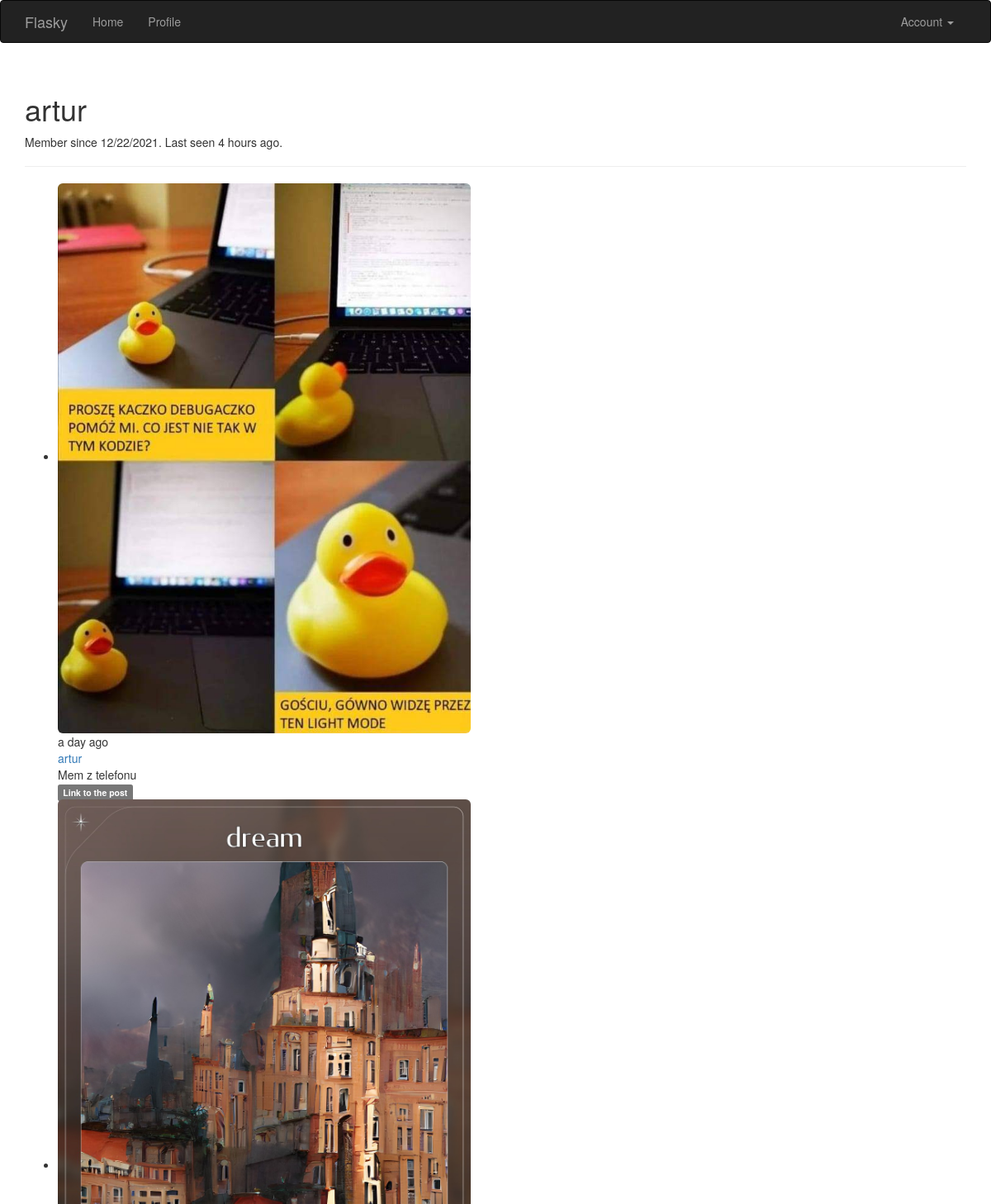
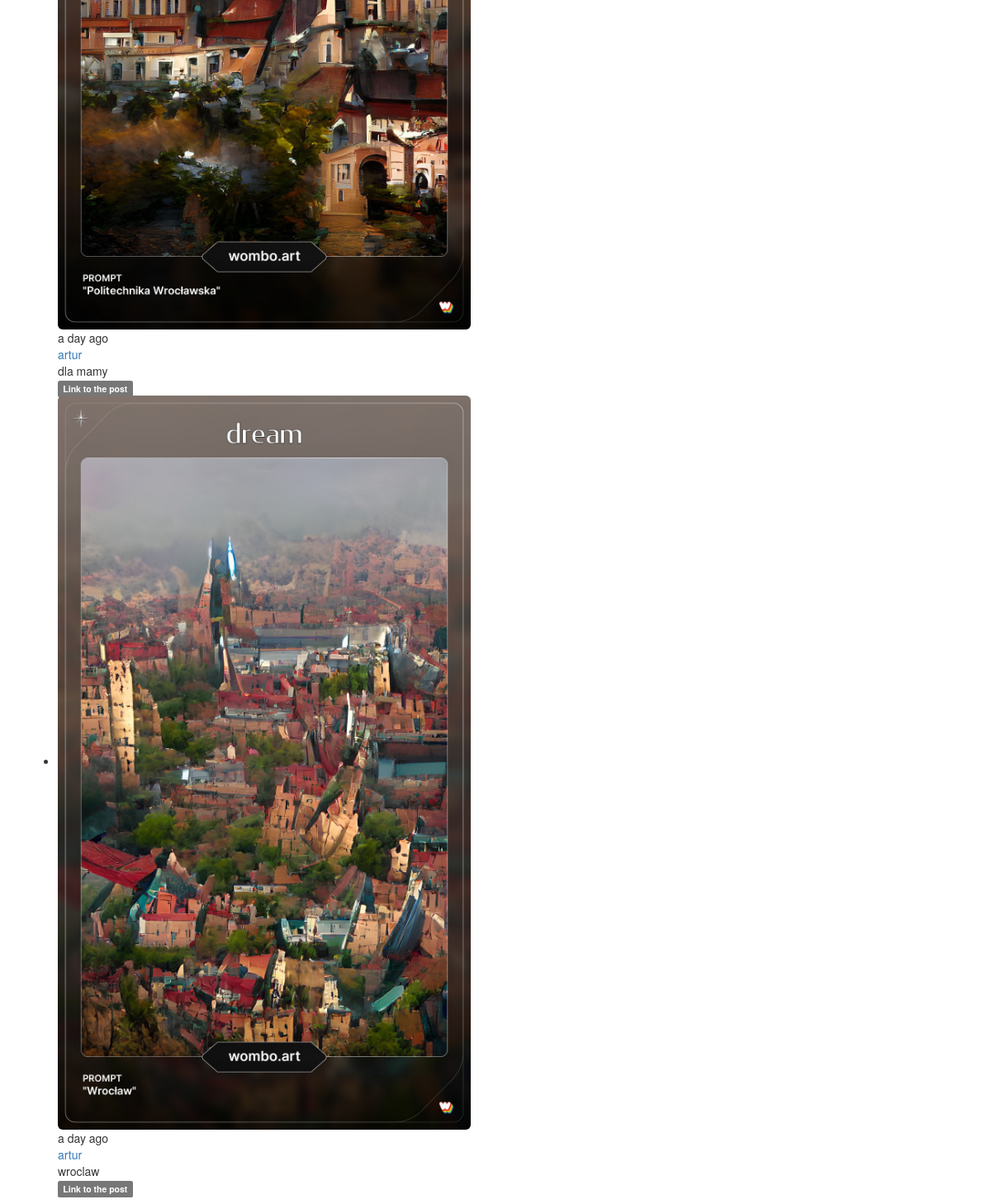
Screenshot of /user/artur (signed in) with the database file from the repository (2 pictures, top to bottom).
### app/models/models.py (models this page shows, shortened)
class User(UserMixin, db.Model):
    __tablename__ = 'users'
    id = db.Column(db.Integer, primary_key=True)
    email = db.Column(db.String(64), unique=True, index=True)
    username = db.Column(db.String(64), unique=True, index=True)
    role_id = db.Column(db.Integer, db.ForeignKey('roles.id'))
    password_hash = db.Column(db.String(128))
    confirmed = db.Column(db.Boolean, default=False)
    name = db.Column(db.String(64))
    location = db.Column(db.String(64))
    about_me = db.Column(db.Text())
    member_since = db.Column(db.DateTime(), default=datetime.datetime.utcnow)
    last_seen = db.Column(db.DateTime(), default=datetime.datetime.utcnow)
    posts = db.relationship('Post', backref='author', lazy='dynamic')
    followed = db.relationship('Follow', foreign_keys=[Follow.follower_id],
                               backref=db.backref('follower', lazy='joined'), lazy='dynamic',
                               cascade='all, delete-orphan')
    followers = db.relationship('Follow', foreign_keys=[Follow.followed_id],
                                backref=db.backref('followed', lazy='joined'), lazy='dynamic',
                                cascade='all, delete-orphan')
    def ping(self):
        self.last_seen = datetime.datetime.utcnow()
        db.session.add(self)
        db.session.commit()
    def can(self, perm):
        return self.role is not None and self.role.has_permission(perm)
    def is_admin(self):
        return self.can(Permission.ADMIN)
    @property
    def password(self):
        raise AttributeError('Cannot read password attribute')

class Post(db.Model):
    __tablename__ = 'posts'
    id = db.Column(db.Integer, primary_key=True)
    body = db.Column(db.Text)
    timestamp = db.Column(db.DateTime, index=True, default=datetime.datetime.utcnow)
    author_id = db.Column(db.Integer, db.ForeignKey('users.id'))
    picture_path = db.Column(db.String(128), unique=True, index=True)

### app/main/views.py (the view)
@main.route('/user/<username>')
def user(username):
    user = User.query.filter_by(username=username).first_or_404()
    posts = user.posts.order_by(Post.timestamp.desc()).all()
    return render_template('user.html', user=user, posts=posts)

### app/auth/views.py (called while the page is built)
@auth.before_app_request
def before_request():
    if current_user.is_authenticated:
        current_user.ping()
        if not current_user.confirmed \
                and request.blueprint != 'auth' and request.endpoint != 'static':
            return redirect(url_for('auth.unconfirmed'))

### app/main/__init__.py (called while the page is built)
@main.app_context_processor
def inject_permission():
    return dict(Permission=Permission)

### app/models/models.py (called while the page is built)
@login_manager.user_loader
def load_user(user_id):
    return User.query.get(int(user_id))

    def has_permission(self, perm):
        return self.permission & perm == perm

### app/templates/user.html (shortened to what this page needs)
{% extends "base.html" %}
{% block page_content %}
<div class="page-header">
    <h1>{{ user.username }}</h1>
    <p>Member since {{ moment(user.member_since).format('L') }}. Last seen {{ moment(user.last_seen).fromNow() }}.</p>
</div>
{% include '_posts.html' %}
{% endblock %}

### app/templates/base.html (shortened to what this page needs)
{% extends "bootstrap/base.html" %}
{% block navbar %}
<div class="navbar navbar-inverse" role="navigation">
    <div class="container">
        <div class="navbar-header">
            <a class="navbar-brand" href="{{ url_for('main.index') }}">Flasky</a>
        </div>
        <div class="navbar-collapse collapse">
            <ul class="nav navbar-nav">
                <li><a href="{{ url_for('main.index') }}">Home</a></li>
                {% if current_user.is_authenticated %}
                <li><a href="{{ url_for('main.user', username=current_user.username) }}">Profile</a></li>
                {% endif %}
            </ul>
            <ul class="nav navbar-nav navbar-right">
                {% if current_user.is_authenticated %}
                <li class="dropdown">
                    <a href="#" class="dropdown-toggle" data-toggle="dropdown">Account <b class="caret"></b></a>
                </li>
                {% else %}
                <li><a href="{{ url_for('auth.login') }}">Log In</a></li>
                {% endif %}
            </ul>
        </div>
    </div>
</div>
{% endblock %}
{% block content %}
<div class="container">
    {% block page_content %}{% endblock %}
</div>
{% endblock %}

### app/templates/_posts.html
<ul class="posts">
    {% for post in posts %}
    <li class="post">
        <div class="post-thumbnail">
            <a href="{{ url_for('.user', username=post.author.username) }}">
                <img class="img-rounded profile-thumbnail" width="500" src="{{ post.picture_path }}">
            </a>
        </div>
        <div class="post-content">
            <div class="post-date">{{ moment(post.timestamp).fromNow() }}</div>
            <div class="post-author"><a href="{{ url_for('.user', username=post.author.username) }}">{{ post.author.username }}</a></div>
            <div class="post-body">{{ post.body }}</div>
            <a href="{{ url_for('.post', id=post.id) }}">
                <span class="label label-default">Link to the post</span>
            </a>
        </div>
    </li>
    {% endfor %}
</ul>

### rows the page displays
User: username "artur", member_since "12/22/2021", last_seen "4 hours ago"
Post: picture_path (picture), timestamp "a day ago", author.username "artur", body "Mem z telefonu"
Post: picture_path (picture), timestamp "a day ago", author.username "artur", body "dla mamy"
Post: picture_path (picture), timestamp "a day ago", author.username "artur", body "wroclaw"
